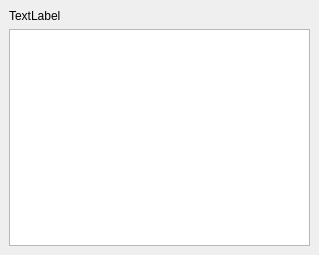
<?xml version="1.0" encoding="UTF-8"?>
<ui version="4.0">
 <class>Form</class>
 <widget class="QDialog" name="Form">
  <property name="geometry">
   <rect>
    <x>0</x>
    <y>0</y>
    <width>319</width>
    <height>255</height>
   </rect>
  </property>
  <property name="windowTitle">
   <string>Form</string>
  </property>
  <layout class="QHBoxLayout" name="horizontalLayout">
   <property name="spacing">
    <number>0</number>
   </property>
   <property name="leftMargin">
    <number>0</number>
   </property>
   <property name="topMargin">
    <number>0</number>
   </property>
   <property name="rightMargin">
    <number>0</number>
   </property>
   <property name="bottomMargin">
    <number>0</number>
   </property>
   <item>
    <widget class="QWidget" name="widget" native="true">
     <property name="contextMenuPolicy">
      <enum>Qt::ContextMenuPolicy::ActionsContextMenu</enum>
     </property>
     <property name="autoFillBackground">
      <bool>false</bool>
     </property>
     <property name="styleSheet">
      <string notr="true"/>
     </property>
     <layout class="QVBoxLayout" name="verticalLayout_3" stretch="0">
      <property name="leftMargin">
       <number>0</number>
      </property>
      <property name="topMargin">
       <number>0</number>
      </property>
      <property name="rightMargin">
       <number>0</number>
      </property>
      <property name="bottomMargin">
       <number>0</number>
      </property>
      <item>
       <layout class="QVBoxLayout" name="verticalLayout">
        <property name="leftMargin">
         <number>9</number>
        </property>
        <property name="topMargin">
         <number>9</number>
        </property>
        <property name="rightMargin">
         <number>9</number>
        </property>
        <property name="bottomMargin">
         <number>9</number>
        </property>
        <item>
         <widget class="QLabel" name="lblMessage">
          <property name="sizePolicy">
           <sizepolicy hsizetype="Preferred" vsizetype="Minimum">
            <horstretch>0</horstretch>
            <verstretch>0</verstretch>
           </sizepolicy>
          </property>
          <property name="text">
           <string>TextLabel</string>
          </property>
          <property name="alignment">
           <set>Qt::AlignmentFlag::AlignLeading|Qt::AlignmentFlag::AlignLeft|Qt::AlignmentFlag::AlignTop</set>
          </property>
          <property name="wordWrap">
           <bool>true</bool>
          </property>
         </widget>
        </item>
        <item>
         <widget class="QListWidget" name="listWidget"/>
        </item>
        <item>
         <layout class="QHBoxLayout" name="buttonsLayout"/>
        </item>
       </layout>
      </item>
     </layout>
    </widget>
   </item>
  </layout>
 </widget>
 <resources/>
 <connections/>
</ui>
